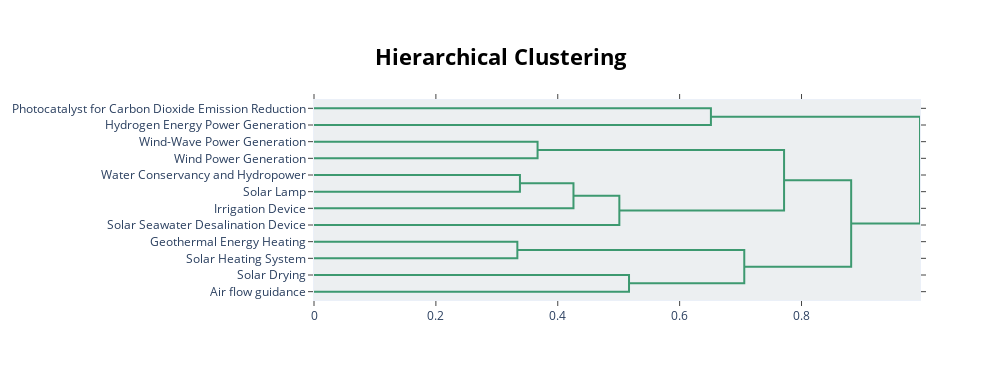

The notebook cell this image was saved under:
### Code cell
topic_model_patents.visualize_hierarchy(custom_labels=True)

### Figure 1 — Plotly figure (JSON) as saved in the notebook; plotly's stock layout.template omitted (floating-point values rounded to 4 significant figures)
{"data": [{"hoverinfo": "text", "marker": {"color": "rgb(61,153,112)"}, "mode": "lines", "type": "scatter", "x": [0, 0.6513, 0.6513, 0], "xaxis": "x", "y": [-5, -5, -15, -15], "yaxis": "y"}, {"hoverinfo": "text", "marker": {"color": "rgb(61,153,112)"}, "mode": "lines", "type": "scatter", "x": [0, 0.3669, 0.3669, 0], "xaxis": "x", "y": [-25, -25, -35, -35], "yaxis": "y"}, {"hoverinfo": "text", "marker": {"color": "rgb(61,153,112)"}, "mode": "lines", "type": "scatter", "x": [0, 0.3379, 0.3379, 0], "xaxis": "x", "y": [-45, -45, -55, -55], "yaxis": "y"}, {"hoverinfo": "text", "marker": {"color": "rgb(61,153,112)"}, "mode": "lines", "type": "scatter", "x": [0.3379, 0.4258, 0.4258, 0], "xaxis": "x", "y": [-50, -50, -65, -65], "yaxis": "y"}, {"hoverinfo": "text", "marker": {"color": "rgb(61,153,112)"}, "mode": "lines", "type": "scatter", "x": [0.4258, 0.501, 0.501, 0], "xaxis": "x", "y": [-57.5, -57.5, -75, -75], "yaxis": "y"}, {"hoverinfo": "text", "marker": {"color": "rgb(61,153,112)"}, "mode": "lines", "type": "scatter", "x": [0.3669, 0.7714, 0.7714, 0.501], "xaxis": "x", "y": [-30, -30, -66.25, -66.25], "yaxis": "y"}, {"hoverinfo": "text", "marker": {"color": "rgb(61,153,112)"}, "mode": "lines", "type": "scatter", "x": [0, 0.3337, 0.3337, 0], "xaxis": "x", "y": [-85, -85, -95, -95], "yaxis": "y"}, {"hoverinfo": "text", "marker": {"color": "rgb(61,153,112)"}, "mode": "lines", "type": "scatter", "x": [0, 0.5169, 0.5169, 0], "xaxis": "x", "y": [-105, -105, -115, -115], "yaxis": "y"}, {"hoverinfo": "text", "marker": {"color": "rgb(61,153,112)"}, "mode": "lines", "type": "scatter", "x": [0.3337, 0.7061, 0.7061, 0.5169], "xaxis": "x", "y": [-90, -90, -110, -110], "yaxis": "y"}, {"hoverinfo": "text", "marker": {"color": "rgb(61,153,112)"}, "mode": "lines", "type": "scatter", "x": [0.7714, 0.8815, 0.8815, 0.7061], "xaxis": "x", "y": [-48.12, -48.12, -100, -100], "yaxis": "y"}, {"hoverinfo": "text", "marker": {"color": "rgb(61,153,112)"}, "mode": "lines", "type": "scatter", "x": [0.6513, 0.9944, 0.9944, 0.8815], "xaxis": "x", "y": [-10, -10, -74.06, -74.06], "yaxis": "y"}], "layout": {"autosize": false, "height": 380, "hoverlabel": {"bgcolor": "white", "font": {"family": "Rockwell", "size": 16}}, "hovermode": "closest", "plot_bgcolor": "#ECEFF1", "showlegend": false, "title": {"font": {"color": "Black", "size": 22}, "text": "<b>Hierarchical Clustering</b>", "x": 0.5, "xanchor": "center", "yanchor": "top"}, "width": 1000, "xaxis": {"autorange": true, "mirror": "allticks", "range": [0, 0.9944], "rangemode": "tozero", "showgrid": false, "showline": true, "showticklabels": true, "ticks": "outside", "type": "linear", "zeroline": false}, "yaxis": {"mirror": "allticks", "range": [-120, 0], "rangemode": "tozero", "showgrid": false, "showline": true, "showticklabels": true, "tickmode": "array", "ticks": "outside", "ticktext": ["Photocatalyst for Carbon Dioxide Emission Reduction", "Hydrogen Energy Power Generation", "Wind-Wave Power Generation", "Wind Power Generation", "Water Conservancy and Hydropower", "Solar Lamp", "Irrigation Device", "Solar Seawater Desalination Device", "Geothermal Energy Heating", "Solar Heating System", "Solar Drying", "Air flow guidance"], "tickvals": [-5, -15, -25, -35, -45, -55, -65, -75, -85, -95, -105, -115], "type": "linear", "zeroline": false}}}
